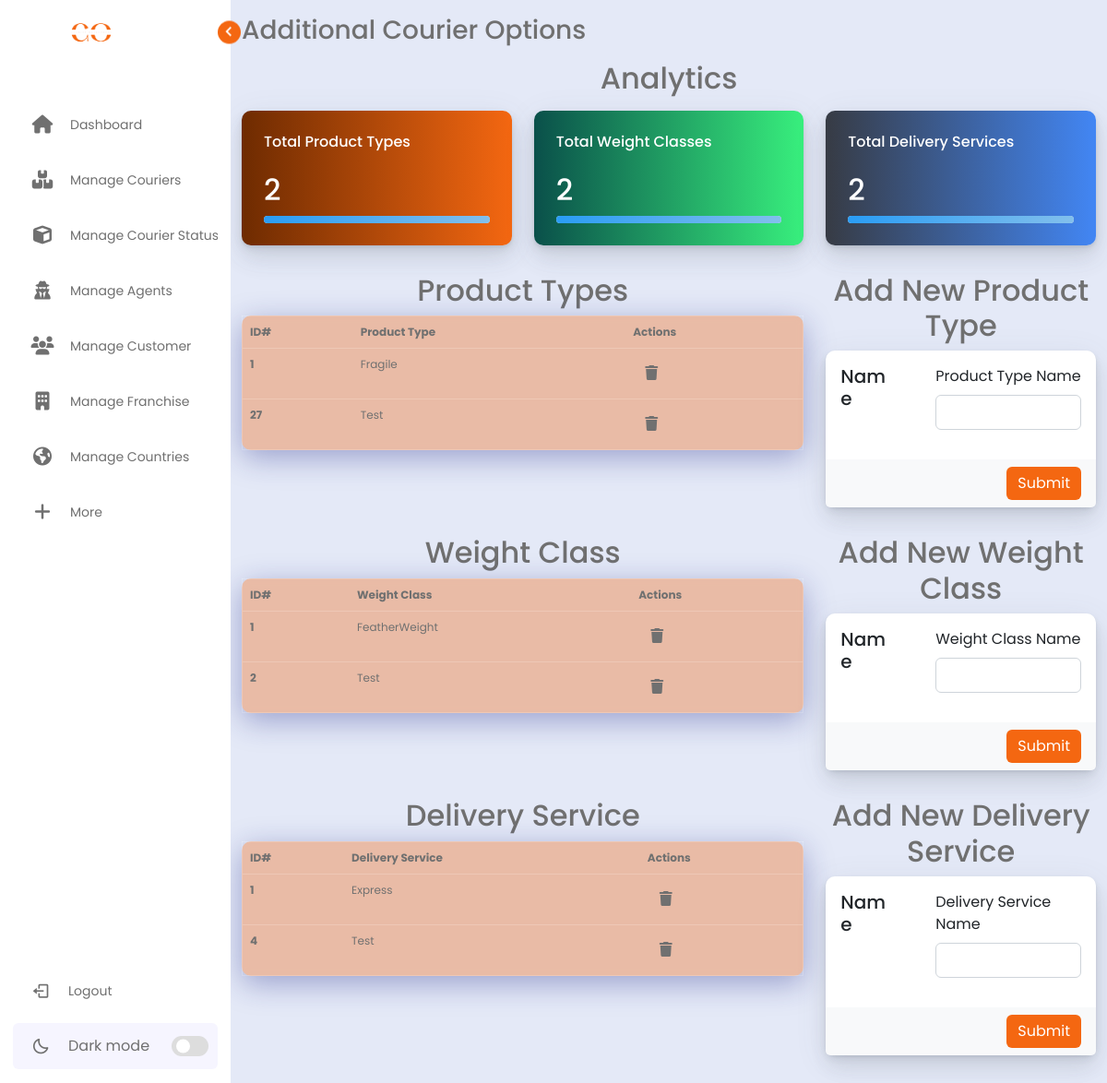
Screenshot of /admin/additives.php (signed in) with the database file from the repository.
### tables this page shows
CREATE TABLE `producttype` (
  `ProductTypeId` int(10) UNSIGNED NOT NULL,
  `ProductTypeName` varchar(100) NOT NULL
);

CREATE TABLE `weightclass` (
  `WeightClassId` int(10) UNSIGNED NOT NULL,
  `WeightClassName` varchar(100) NOT NULL,
  `WeightClassFromLimit` varchar(100) NOT NULL,
  `WeightClassToLimit` varchar(100) NOT NULL
);

CREATE TABLE `deliveryservice` (
  `DeliveryServiceId` int(10) UNSIGNED NOT NULL,
  `DeliveryServiceName` varchar(100) NOT NULL,
  `DeliveryServiceTimeFrom` varchar(50) NOT NULL,
  `DeliveryServiceTimeTo` varchar(50) NOT NULL
);

### admin/additives.php (the view, shortened to what this page needs)
<?php
include('../assets/template/admin/header.php');
include('../assets/modules/dbconnection.php');
$productType = $con->prepare('select ProductTypeId, ProductTypeName from producttype');
$productType->execute();
$productTypeRecord = $productType->fetchAll(PDO::FETCH_OBJ);
$productTypeCount = $productType->rowCount();
$deliveryService = $con->prepare('select DeliveryServiceId, DeliveryServiceName from deliveryservice');
$deliveryService->execute();
$deliveryServiceRecord = $deliveryService->fetchAll(PDO::FETCH_OBJ);
$deliveryServiceCount = $deliveryService->rowCount();
$weightClass = $con->prepare('select WeightClassId, WeightClassName from weightclass');
$weightClass->execute();
$weightClassRecord = $weightClass->fetchAll(PDO::FETCH_OBJ);
$weightClassCount = $weightClass->rowCount();
?>
<div class="container">
    <h3 class="text mt-3">Additional Courier Options</h3>
    <div class="row mt-3">
        <div class="main-heading">
            <h2 class="text-center mb-3 text">Analytics</h2>
        </div>
        <div class="col-xl-4 col-lg-6">
            <div class="card l-bg-cherry">
                <div class="card-statistic-3 p-4">
                    <div class="mb-4">
                        <h6 class="card-title mb-0">Total Product Types</h6>
                    </div>
                    <div class="row align-items-center mb-2 d-flex">
                        <div class="col-8">
                            <h2 class="d-flex align-items-center mb-0">
                                <?php echo $productTypeCount; ?>
                            </h2>
                        </div>
                    </div>
                    <div class="progress mt-1 " data-height="8" style="height: 8px;">
                        <div class="progress-bar l-bg-cyan" role="progressbar" data-width="25%" aria-valuenow="25" aria-valuemin="0" aria-valuemax="100" style="width: 100%;"></div>
                    </div>
                </div>
            </div>
        </div>
        <div class="col-xl-4 col-lg-6">
            <div class="card l-bg-green-dark">
                <div class="card-statistic-3 p-4">
                    <div class="mb-4">
                        <h6 class="card-title mb-0">Total Weight Classes</h6>
                    </div>
                    <div class="row align-items-center mb-2 d-flex">
                        <div class="col-8">
                            <h2 class="d-flex align-items-center mb-0">
                                <?php echo $weightClassCount; ?>
                            </h2>
                        </div>
                    </div>
                    <div class="progress mt-1 " data-height="8" style="height: 8px;">
                        <div class="progress-bar l-bg-cyan" role="progressbar" data-width="25%" aria-valuenow="25" aria-valuemin="0" aria-valuemax="100" style="width: 100%;"></div>
                    </div>
                </div>
            </div>
        </div>
        <div class="col-xl-4 col-lg-6">
            <div class="card l-bg-blue-dark">
                <div class="card-statistic-3 p-4">
                    <div class="mb-4">
                        <h6 class="card-title mb-0">Total Delivery Services</h6>
                    </div>
                    <div class="row align-items-center mb-2 d-flex">
                        <div class="col-8">
                            <h2 class="d-flex align-items-center mb-0">
                                <?php echo $deliveryServiceCount; ?>
                            </h2>
                        </div>
                    </div>
                    <div class="progress mt-1 " data-height="8" style="height: 8px;">
                        <div class="progress-bar l-bg-cyan" role="progressbar" data-width="25%" aria-valuenow="25" aria-valuemin="0" aria-valuemax="100" style="width: 100%;"></div>
                    </div>
                </div>
            </div>
        </div>
    </div>
    <div class="row">
        <div class="col-8">
            <h2 class="text text-center">Product Types</h2>
            <table class="table desc-table text">
                <thead>
                    <tr>
                        <th class="table-row-head">ID#</th>
                        <th class="table-row-head">Product Type</th>
                        <th class="table-row-head">Actions</th>
                    </tr>
                </thead>
                <tbody>
                    <?php
                    foreach ($productTypeRecord as $row) {
                    ?>
                        <tr>
                            <th><?php echo $row->ProductTypeId ?></th>
                            <td class="text"><?php echo $row->ProductTypeName ?></td>
                            <td class="text">
                                <div class="row">
                                    <div class="col-12">
                                        <a href="./delete-additive.php?product-type-id=<?php echo $row->ProductTypeId; ?>"><button type="submit" class="btn text"><i class="fa-solid fa-trash"></i></button></a>
                                    </div>
                                </div>
                            </td>
                        </tr>
                    <?php } ?>
                </tbody>
            </table>
        </div>
        <div class="col-4">
            <h2 class="text text-center">Add New Product Type</h2>
            <div class="card">
                <form method="POST">
                    <div class="card-body">
                        <div class="row gx-xl-5">
                            <div class="col-md-4">
                                <h5>Name</h5>
                            </div>
                            <div class="col-md-8">
                                <div class="mb-3">
                                    <label class="form-label" for="product-type-name">Product Type Name</label>
                                    <input type="text" name="product-type-name" id="product-type-name" class="form-control" required>
                                </div>
                            </div>
                        </div>
                    </div>
                    <div class="card-footer text-end bg-light border-0">
                        <button type="submit" class="btn btn-primary btn-rounded btn-submit" name="product-type-submit">
                            Submit
                        </button>
                    </div>
                </form>
            </div>
        </div>
    </div>
    <div class="row">
        <div class="col-8">
            <h2 class="text text-center">Weight Class</h2>
            <table class="table desc-table text">
                <thead>
                    <tr>
                        <th class="table-row-head">ID#</th>
                        <th class="table-row-head">Weight Class</th>
                        <th class="table-row-head">Actions</th>
                    </tr>
                </thead>
                <tbody>
                    <?php
                    foreach ($weightClassRecord as $row) {
                    ?>
                        <tr>
                            <th><?php echo $row->WeightClassId ?></th>
                            <td class="text"><?php echo $row->WeightClassName ?></td>
                            <td class="text">
                                <div class="row">
                                    <div class="col-12">
                                        <a href="./delete-additive.php?weight-class-id=<?php echo $row->WeightClassId; ?>"><button type="submit" class="btn text"><i class="fa-solid fa-trash"></i></button></a>
                                    </div>
                                </div>
                            </td>
                        </tr>
                    <?php } ?>
                </tbody>
            </table>
        </div>
        <div class="col-4">
            <h2 class="text text-center">Add New Weight Class</h2>
            <div class="card">
                <form method="POST">
                    <div class="card-body">
                        <div class="row gx-xl-5">
                            <div class="col-md-4">
                                <h5>Name</h5>
                            </div>
                            <div class="col-md-8">
                                <div class="mb-3">
                                    <label class="form-label" for="weight-class-name">Weight Class Name</label>
                                    <input type="text" name="weight-class-name" id="weight-class-name" class="form-control" required>
                                </div>
                            </div>
                        </div>
                    </div>
                    <div class="card-footer text-end bg-light border-0">
                        <button type="submit" class="btn btn-primary btn-rounded btn-submit" name="weight-class-submit">
                            Submit
                        </button>
                    </div>
                </form>
            </div>
        </div>
    </div>
    <div class="row">
        <div class="col-8">
            <h2 class="text text-center">Delivery Service</h2>
            <table class="table desc-table text">
                <thead>
                    <tr>
                        <th class="table-row-head">ID#</th>
                        <th class="table-row-head">Delivery Service</th>
                        <th class="table-row-head">Actions</th>
                    </tr>
                </thead>
                <tbody>
                    <?php
                    foreach ($deliveryServiceRecord as $row) {
                    ?>
                        <tr>
                            <th><?php echo $row->DeliveryServiceId ?></th>
                            <td class="text"><?php echo $row->DeliveryServiceName ?></td>
                            <td class="text">
                                <div class="row">
                                    <div class="col-12">
                                        <a href="./delete-additive.php?delivery-service-id=<?php echo $row->DeliveryServiceId; ?>"><button type="submit" class="btn text"><i class="fa-solid fa-trash"></i></button></a>
                                    </div>
                                </div>
                            </td>
                        </tr>
                    <?php } ?>
                </tbody>
            </table>
        </div>
        <div class="col-4">
            <h2 class="text text-center">Add New Delivery Service</h2>
            <div class="card">
                <form method="POST">
                    <div class="card-body">
                        <div class="row gx-xl-5">
                            <div class="col-md-4">
                                <h5>Name</h5>
                            </div>
                            <div class="col-md-8">
                                <div class="mb-3">
                                    <label class="form-label" for="delivery-service-name">Delivery Service Name</label>
                                    <input type="text" name="delivery-service-name" id="delivery-service-name" class="form-control" required>
                                </div>
                            </div>
                        </div>
                    </div>
                    <div class="card-footer text-end bg-light border-0">
                        <button type="submit" class="btn btn-primary btn-rounded btn-submit" name="delivery-service-submit">
                            Submit
                        </button>
                    </div>
                </form>
            </div>
        </div>
    </div>
</div>
<?php
include('../assets/template/admin/footer.php');
?>

### assets/CSS/adminCSS/main-admin.css (style rules this page uses)
* { margin: 0; padding: 0; box-sizing: border-box; font-family: "Poppins", sans-serif; }
:root { --body-color: #e4e9f7; --sidebar-color: #fff; --primary-color: #f46711; --primary-color-light: #f6f5ff; --toggle-color: #ddd; --text-color: #707070; --tran-03: all 0.2s ease; --tran-03: all 0.3s ease; --tran-04: all 0.3s ease; --tran-05: all 0.3s ease; }
.btn-submit { background-color: var(--primary-color) !important; border: none !important; }
body { height: 100vh; background-color: var(--body-color) !important; transition: var(--tran-05); overflow-x: hidden; }
.home .text { color: var(--text-color); }

### assets/CSS/adminCSS/analytics.css (style rules this page uses)
.card { background-color: #fff; border-radius: 10px; border: none; position: relative; margin-bottom: 30px; box-shadow: 0 0.46875rem 2.1875rem rgba(90, 97, 105, 0.1), 0 0.9375rem 1.40625rem rgba(90, 97, 105, 0.1), 0 0.25rem 0.53125rem rgba(90, 97, 105, 0.12), 0 0.125rem 0.1875rem rgba(90, 97, 105, 0.1); }
.l-bg-cherry { background: linear-gradient(to right, #6e2b01, #f46711) !important; color: #fff; }
.l-bg-blue-dark { background: linear-gradient(to right, #373b44, #4286f4) !important; color: #fff; }
.l-bg-green-dark { background: linear-gradient(to right, #0a504a, #38ef7d) !important; color: #fff; }
.l-bg-cyan { background: linear-gradient(135deg, #289cf5, #84c0ec) !important; color: #fff; }

### assets/CSS/adminCSS/table.css (style rules this page uses)
.desc-table { background: rgba(244, 103, 17, 0.35); box-shadow: 0 8px 32px 0 rgba(31, 38, 135, 0.37); backdrop-filter: blur(4.5px); -webkit-backdrop-filter: blur(4.5px); border-radius: 10px; border: 1px solid rgba(255, 255, 255, 0.18); font-size: 12px !important; }

### rows the page displays
producttype: ProductTypeId "1", ProductTypeName "Fragile"
producttype: ProductTypeId "27", ProductTypeName "Test"
weightclass: WeightClassId "1", WeightClassName "FeatherWeight"
weightclass: WeightClassId "2", WeightClassName "Test"
deliveryservice: DeliveryServiceId "1", DeliveryServiceName "Express"
deliveryservice: DeliveryServiceId "4", DeliveryServiceName "Test"

### other values shown
$productTypeCount "2"
$weightClassCount "2"
$deliveryServiceCount "2"
